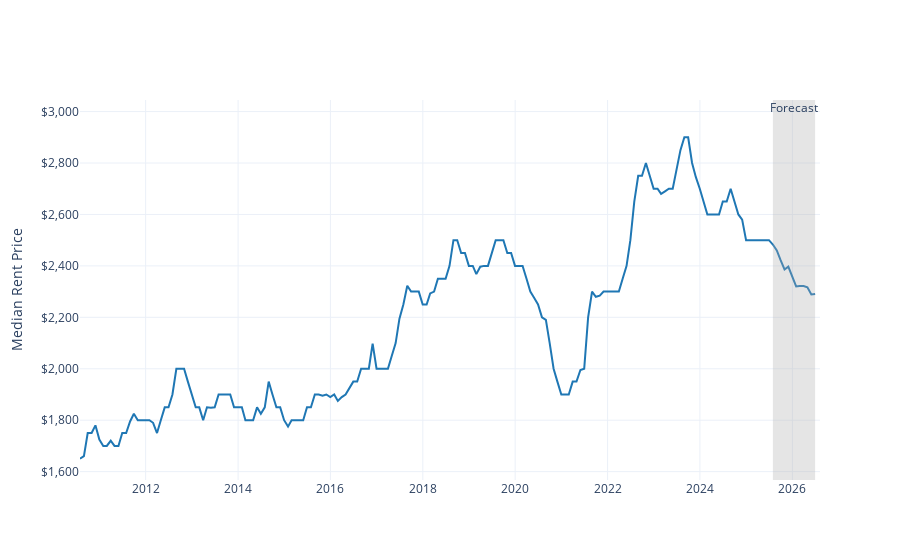

This figure's notebook cell:
### Code cell
VAR.fit(y)

forecast = VAR.predict(12, y)
forecast[target].plot(label="Forecast", color="blue")
plot_forecast(
    convert_forecast(y1.pd_dataframe(), forecast.pd_dataframe()),
    target2,
).show()

### Figure 1 — Plotly figure (JSON) as saved in the notebook; plotly's stock layout.template omitted (floating-point values rounded to 4 significant figures; data arrays with more than 128 entries replaced by an {"elided": "..."} marker saying what was removed)
{"data": [{"line": {"color": "#1f77b4"}, "mode": "lines", "name": "Median Rent Price", "type": "scatter", "x": {"elided": "192 str values"}, "y": {"elided": "192 int values"}}], "layout": {"annotations": [{"showarrow": false, "text": "Forecast", "x": "2026-01-14T00:00:00", "xanchor": "center", "y": 3015.0, "yanchor": "middle"}], "shapes": [{"fillcolor": "rgba(169, 169, 169, 0.3)", "line": {"width": 0}, "type": "rect", "x0": "2025-07-31T00:00:00", "x1": "2026-06-30T00:00:00", "y0": 1568.0, "y1": 3045}], "yaxis": {"range": [1568.0, 3045], "tickformat": "$,.0f", "title": {"text": "Median Rent Price"}}}}
